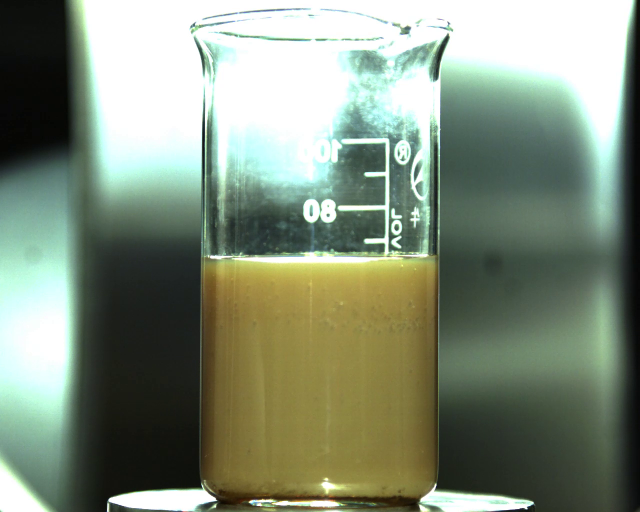
#> input picture frame 5 of simples/10Hz.mp4, 1280 x 1024 px (shown at 1/2 size)
$ python main.py
#> lines starting #> are read from the running program, lines starting #| are printed output that depends on the picture; after the words box and inside, x2 and y2 are one past the last pixel; in counts of white or black regions, pixels touching at a corner belong together; long printed decimals are rounded
import os.path
import argparse
import cv2 as cv
import matplotlib.pyplot as plt
import numpy as np
import datetime
from colorama import Fore
from colorama import Style


def parse_opt():
    parser = argparse.ArgumentParser()
    parser.add_argument('--path', default='./simples/10Hz.mp4', help='视频文件路径')
    parser.add_argument('--save', default='True', choices=['True', 'False'], help='是否将检测结果保存至本地txt文件')
    parser.add_argument('--left_top', nargs='+', type=int, default=[500, 600], help='左上角顶点坐标')
    parser.add_argument('--right-bottom', nargs='+', type=int, default=[800, 900], help='右下角顶点坐标')
    parser.add_argument('--color', nargs='+', type=int, default=[0, 0, 255], help='边框颜色(BGR)')
    opt = parser.parse_args()

    # 校验输入内容是否合法
    try:
        assert len(opt.left_top) == 2
    except AssertionError:
        print_info(f'左上角顶点坐标需要x,y两个值,而不是{len(opt.left_top)}个', 2)
        return

    try:
        assert len(opt.right_bottom) == 2
    except AssertionError:
        print_info(f'左上角顶点坐标需要x,y两个值,而不是{len(opt.right_bottom)}个', 2)
        return

    try:
        height = opt.right_bottom[1] - opt.left_top[1]
        width = opt.right_bottom[0] - opt.left_top[0]
        assert height > 0 and width > 0
    except AssertionError:
        print_info('请重新确认两点坐标相对位置（左上角顶点为[0,0]）', 2)
        return

    return opt


def get_avg_gray_value(img):
    gray = cv.cvtColor(img, cv.COLOR_BGR2GRAY)
    means, dev = cv.meanStdDev(gray)
    return means[0, 0]


def save2local(x_pts, y_pts, opt):
    if opt.save == "True":
        print(Style.BRIGHT + "\n===========SAVING TO LOCAL===========" + Style.RESET_ALL)
        # 生成保存路径
        file_name = os.path.splitext(os.path.split(opt.path)[-1])[0]
        save_dir = "./result"
        save_path = os.path.join(save_dir, file_name + '_result.txt')
        # 判断保存路径是否已经存在
        if not os.path.isdir(save_dir):
            os.makedirs(save_dir)
        # 判断结果文件是否存在
        # 若文件存在提示是否进行覆写操作
        try:
            if os.path.isfile(save_path):
                print_info("The result file already exists, do you want to overwrite it?", 1)
                if input("enter 'y' to confirm: ") != 'y':
                    print_info("Results not saved!", 1)
                    return
        except FileNotFoundError:
            pass
        # 将灰度值结果保存至本地
        with open(save_path, 'w') as f:
            for i in range(len(x_pts)):
                f.write(str(y_pts[i]) + '\n')
            print_info("Result saved!", 0)


def print_info(info, info_type):
    """
    以彩色形式显示提示信息
    :param info: 信息内容
    :param info_type: 0代表INFO类型
                      1代表WARNING类型
                      2代表ERROR类型
    """
    assert info_type in [0, 1, 2]
    d = str(datetime.datetime.now().strftime('%H:%M:%S'))
    if info_type == 0:
        info = d + Fore.GREEN + f" [INFO] {info}" + Fore.RESET
    elif info_type == 1:
        info = d + Fore.YELLOW + f" [WARNING] {info}" + Fore.RESET
    elif info_type == 2:
        info = d + Fore.RED + f" [ERROR] {info}" + Fore.RESET
    print(info)


def main(opt):
    # 待绘制点集
    x_points = []
    y_points = []

    # 读取视频文件并进行处理
    capture = cv.VideoCapture(opt.path)
    frame_count = 0
    while capture.isOpened():
        ret, frame = capture.read()
#> frame is the input picture: shape (1024, 1280, 3); mean B, G, R 122.6, 141.7, 129.8
        if ret:
            # 读取坐标
            x_min = opt.left_top[0]
            x_max = opt.right_bottom[0]
            y_min = opt.left_top[1]
            y_max = opt.right_bottom[1]

            # 对图像进行深度复制
            copied = np.empty_like(frame)
            copied[:] = frame

            # 截取图像
            roi = copied[y_min:y_max, x_min:x_max, :]
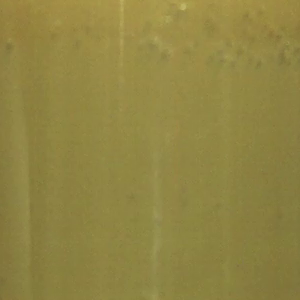
#> roi: shape (300, 300, 3); mean B, G, R 67.1, 132.6, 144.2

            # 计算灰度平均值
            gray_means = get_avg_gray_value(roi)
#> in get_avg_gray_value, `gray = cv.cvtColor(img, cv.COLOR_BGR2GRAY)`:
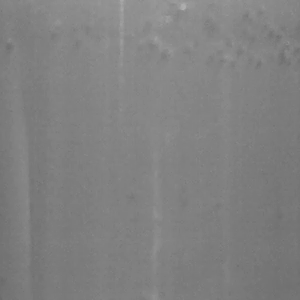
#> gray: shape (300, 300); min 106, max 175, mean 128.5
#> in get_avg_gray_value, `means, dev = cv.meanStdDev(gray)`: means = [128.5]; dev = [6.64]
#> gray_means = 128.5
            y_points.append(gray_means)
            x_points.append(frame_count)
            print(gray_means)
#| 128.525

            # 兴趣区域可视化
            cv.rectangle(frame, opt.left_top, opt.right_bottom, opt.color, 3)
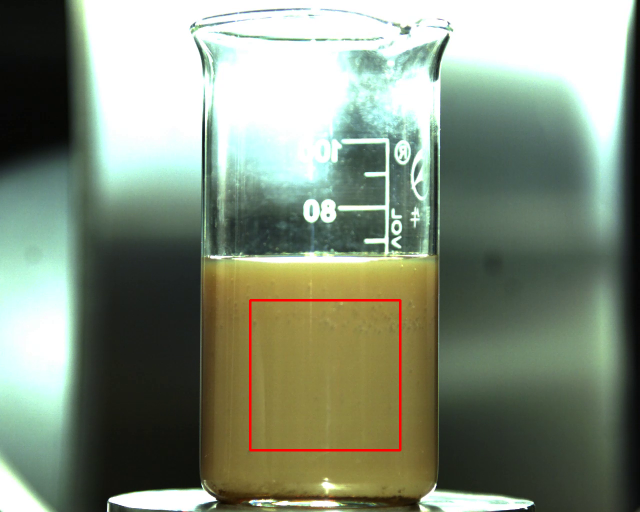
#> frame: shape (1024, 1280, 3) (shown at 1/2 size); 0.46% of pixels changed, all inside (x1, y1, x2, y2) = (498, 598, 803, 903)
            frame = cv.resize(frame, (0, 0), fx=0.5, fy=0.5)
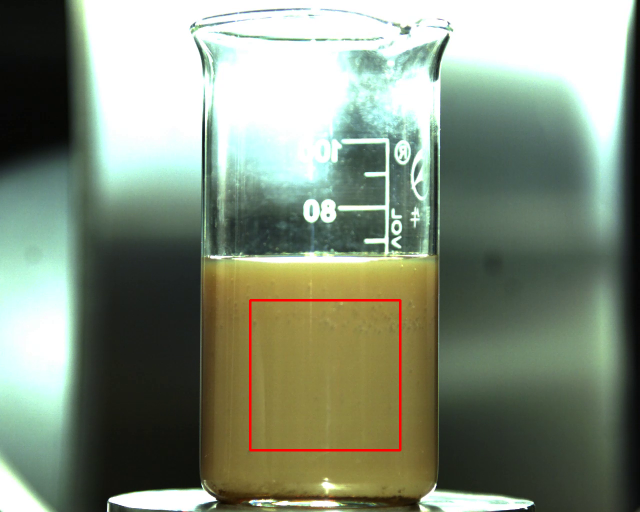
#> frame: shape (512, 640, 3); mean B, G, R 122.4, 141.3, 130.4
            cv.imshow("frame", frame)
            if cv.waitKey(1) & 0xFF == ord('q'):
#> (key q is pressed here)
                break
        else:
            break
        frame_count += 1

    # 回收视频资源
    capture.release()
    cv.destroyAllWindows()
    # 将结果保存至本地
    save2local(x_points, y_points, opt)
    # 折线图绘制
    print(Style.BRIGHT + "\n===========SHOW THE GRAPH============" + Style.RESET_ALL)
    print_info("Chart displayed", 0)
    plt.plot(x_points, y_points)
    plt.show()
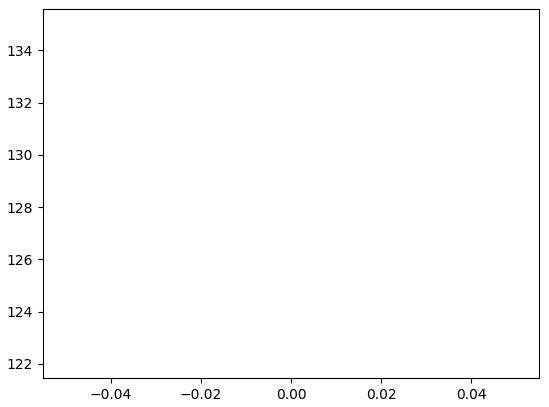
#> figure drawn by matplotlib, 1 panel


if __name__ == '__main__':
    options = parse_opt()
    main(options)

$ run again, starting later in the video
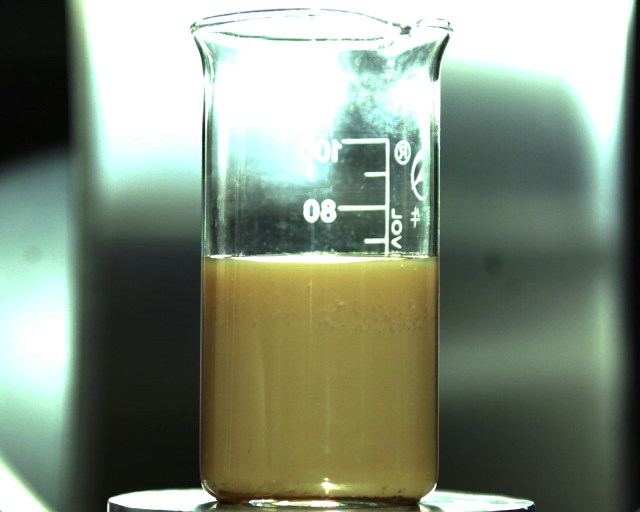
#> input picture frame 22 of simples/10Hz.mp4, 1280 x 1024 px (shown at 1/2 size)
#> in main, frame is the input picture: shape (1024, 1280, 3); mean B, G, R 122.9, 141.2, 129.3
#> means = [125.9]; dev = [6.53]
#> gray_means = 125.9
#| 125.908
#> in main, `plt.show()`:
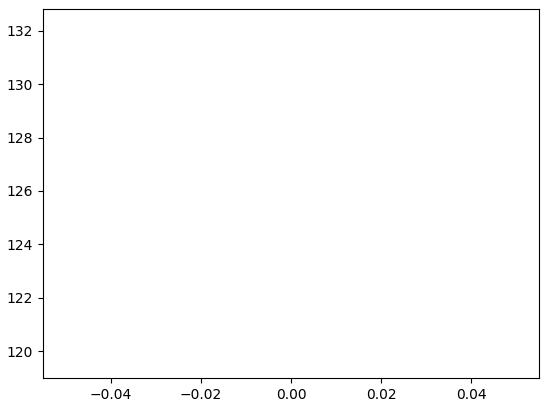
#> figure drawn by matplotlib, 1 panel

$ run again, starting later in the video
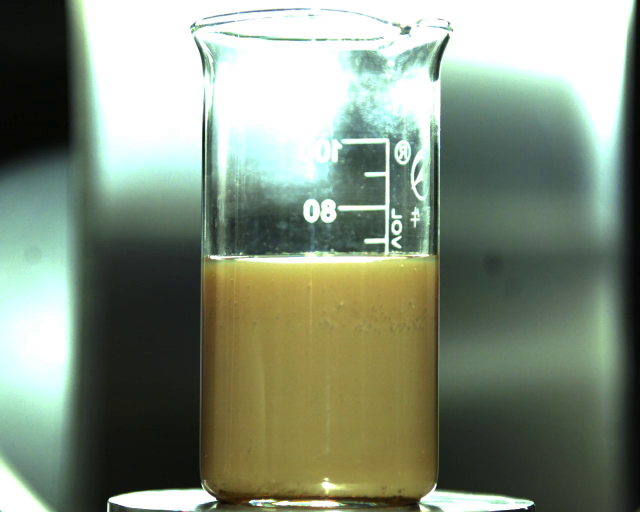
#> input picture frame 40 of simples/10Hz.mp4, 1280 x 1024 px (shown at 1/2 size)
#> in main, frame is the input picture: shape (1024, 1280, 3); mean B, G, R 123.5, 142.3, 130.6
#> means = [133.1]; dev = [6.77]
#> gray_means = 133.1
#| 133.137
#> in main, `plt.show()`:
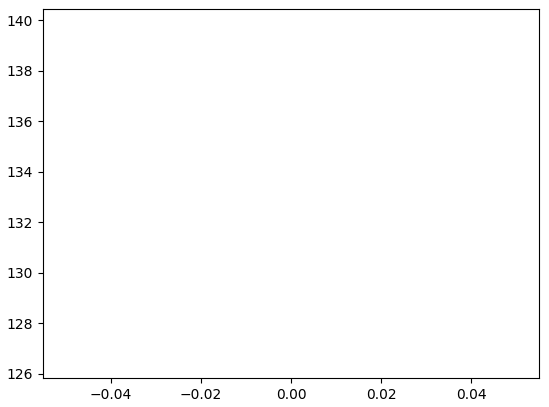
#> figure drawn by matplotlib, 1 panel
